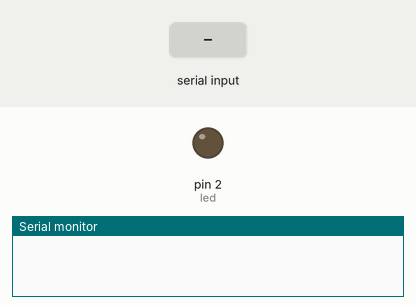
A sketch run on a simulated Arduino Uno, built with avr-gcc and run on an emulated ATmega328P. Shown: output pins drawn as LEDs (lit = HIGH), the last lines printed to the serial monitor. The inputs (shaded band) are chosen by the test bench.

Above: at 1.2 s.
1.3 s: "f" received over Serial
2.8 s: "o" received over Serial
At 3.4 s:
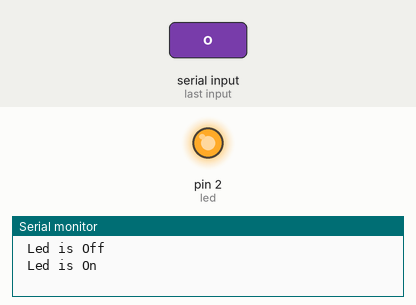
Timing chart, 0 to 5.8 s (numbered marks = the images above; inputs shaded):
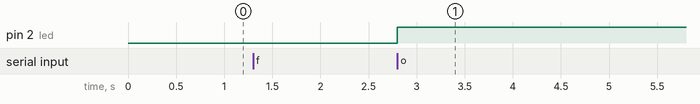

Measured:
- after the input at 2.8 s, pin 2 (led): LOW → HIGH at once

The sketch:

SPEARK_WITH_ARDUINO.ino
```cpp
#define led 2
void setup() {
  // put your setup code here, to run once:
  pinMode(led , OUTPUT);
  Serial.begin(9600);
  digitalWrite(led, LOW);
}

void loop() {
  // put your main code here, to run repeatedly:
  if (Serial.read() == 'o')
  {
    digitalWrite(led, HIGH);
    Serial.println(" Led is On ");
  }
  else if (Serial.read() == 'f')
  {
    digitalWrite(led, LOW);
    Serial.println(" Led is Off ");
  }
}
```
